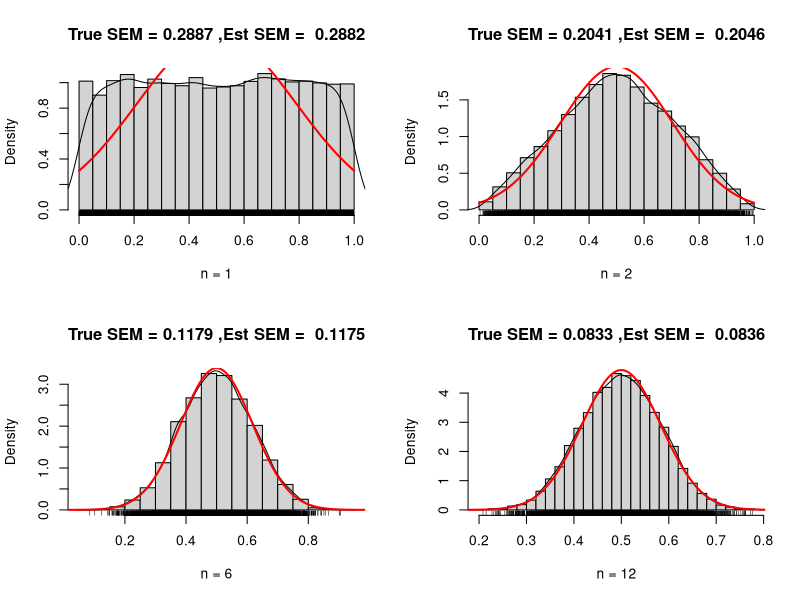
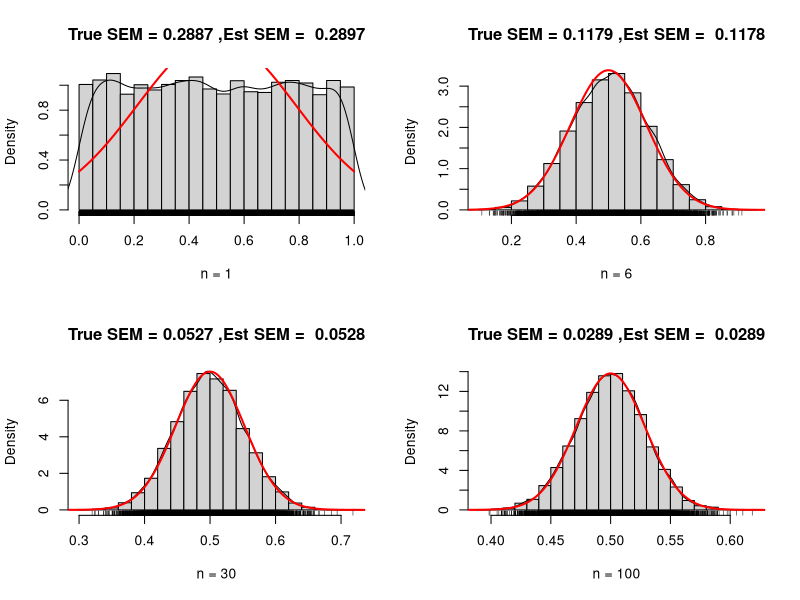
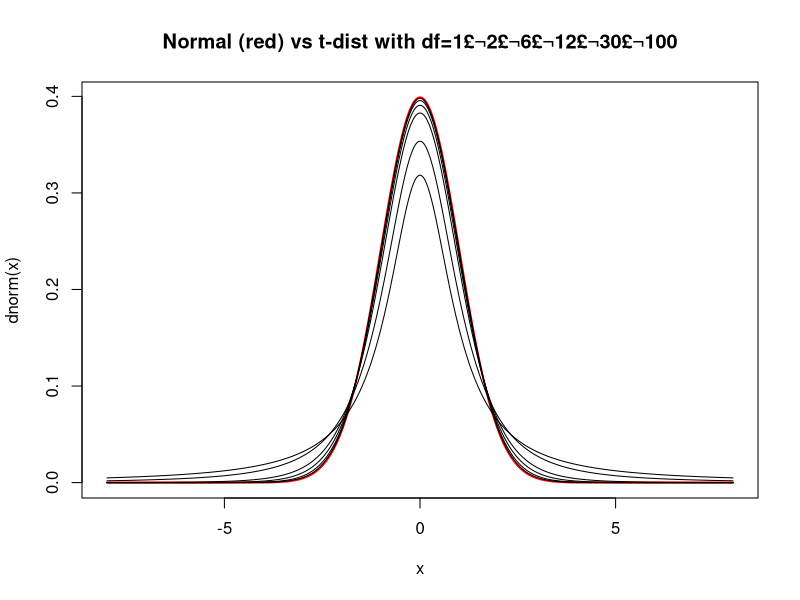
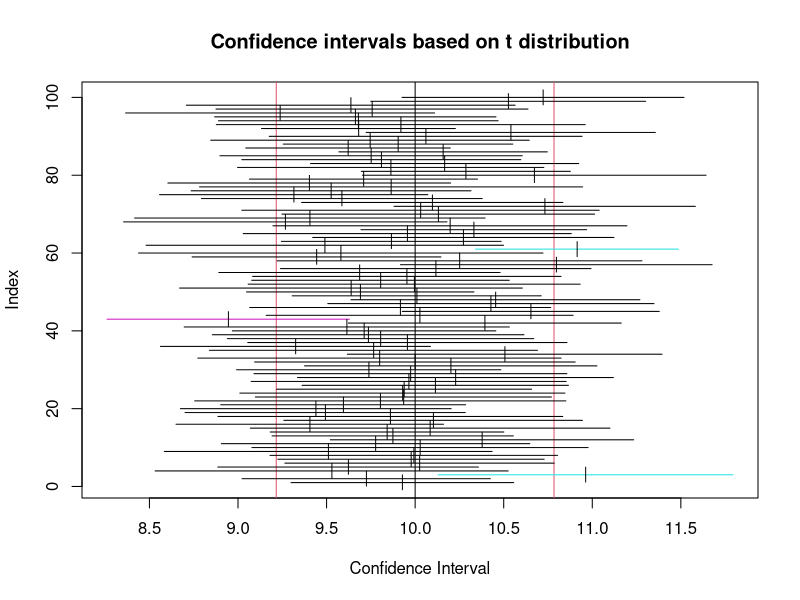
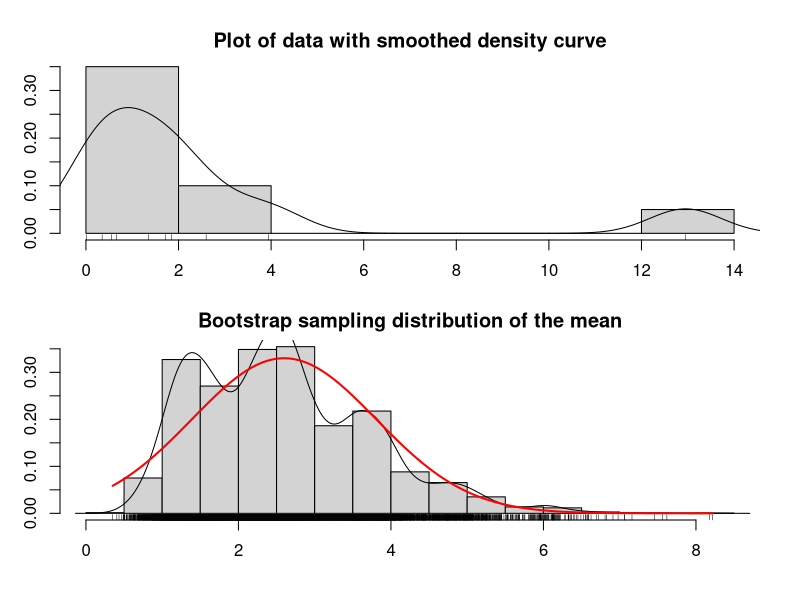
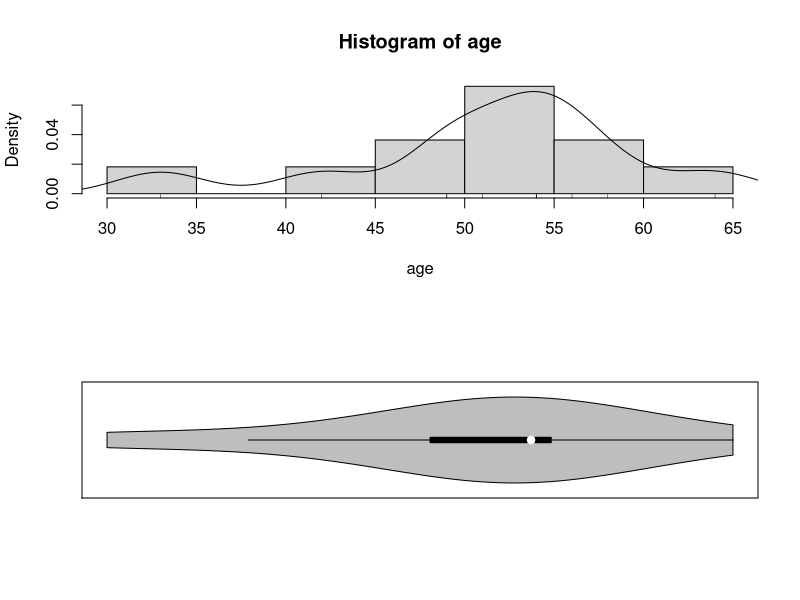
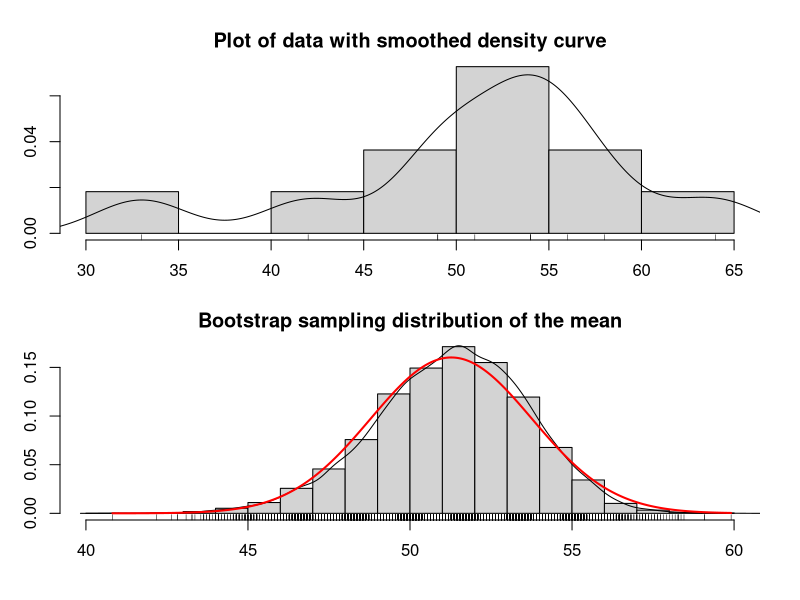
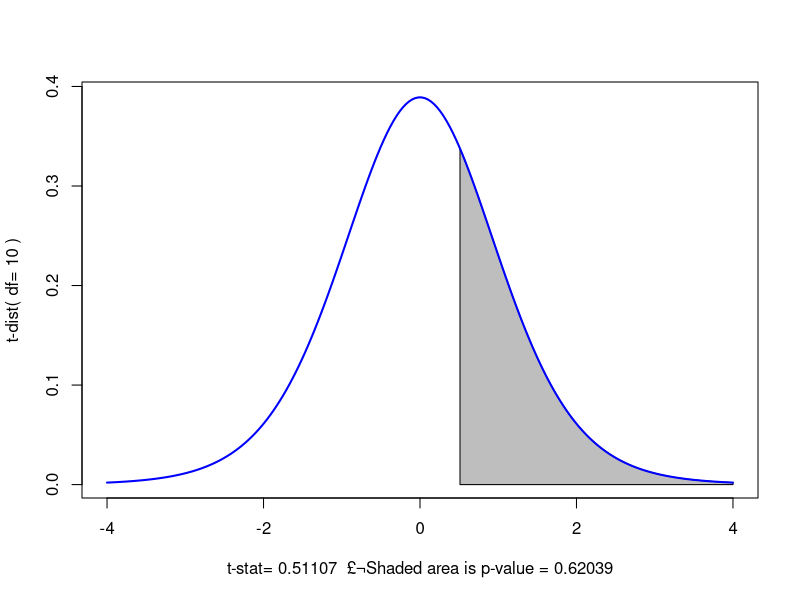

Recreate these plots in R, in order.
demo.clt.unif <- function(N, n)
{sam <- matrix(runif(N*n,0,1), ncol=N) ;
sam.mean <- colMeans(sam)
sam.se <- sd(sam.mean)
true.se <- sqrt((1/12)/n)
hist(sam.mean,freq = FALSE,breaks = 25, main = paste( "True SEM =", round(true.se,4), ",Est SEM = ", round(sam.se,4)), xlab = paste( "n =", n))
points(density(sam.mean), type = "l")
x<- seq(0,1,length = 1000)
points(x, dnorm(x,mean = 0.5,sd = true.se),type = "l", lwd = 2,col = "red")
rug(sam.mean)
}

par(mfrow=c(2,2));
demo.clt.unif(10000,  1);
demo.clt.unif(10000,  2);
demo.clt.unif(10000,  6);
demo.clt.unif(10000, 12);

demo.clt.exp <- function(N, n) {
  sam <- matrix(rexp (N*n,1) , ncol=N) ;
  sam.mean <- colMeans(sam)
  sam.se <- sd(sam.mean)
  true.se <- sqrt(1/n)
  hist(sam.mean,freq = FALSE,breaks = 25, main = paste( "True SEM =", round(true.se,4),"£¬Est SEM = ", round( sam.s,4)), xlab = paste( "n =", n))
  points(density(sam.mean), type = "1")
  x<- seq(o,1,length = 1000)
  points(x,dnorm(x,mean = 0.5,sd = true.se),type = "l", lwd = 2,col = "red")
  rug(sam.mean)
}
par(mfrow=c(2,2));
demo.clt.unif(10000, 1);
demo.clt.unif(10000, 6);
demo.clt.unif(10000, 30);
demo.clt.unif(10000, 100);


x<- seq(-8,8, length = 1000)
par(mfrow=c(1,1))
plot(x, dnorm(x), type = "l",lwd = 2, col = "red", main = "Normal (red) vs t-dist with df=1£¬2£¬6£¬12£¬30£¬100")
points(x, dt(x,1), type = "l")
points(x, dt (x,2), type = "l")
points(x, dt(x,6), type = "l")
points(x, dt(x,12), type = "l")
points(x, dt(x,30), type = "l")
points(x, dt(x, 100), type = "l")

library(TeachingDemos)
ci.examp(mean.sim = 10, sd = 2, n = 25, reps = 100,conf.level= 0.95,method = "t")

bs.one.samp.dist <- function(dat, N = 1e4){
n <- length(dat) ;
sam <- matrix(sample(dat,size = N * n, replace = TRUE), ncol=N);
sam.mean <- colMeans(sam) ;
old.par <- par(no.readonly =TRUE)
par(mfrow=c(2,1), mar=c(3,2,2,1), oma=c(1,1,1,1))
hist(dat,freq = FALSE, breaks = 6,main = "Plot of data with smoothed density curve")
points(density(dat), type = "l")
rug(dat)
hist(sam.mean,freq = FALSE,breaks = 25, main = "Bootstrap sampling distribution of the mean", xlab = paste( "Data: n =", n, " , mean =", signif(mean(dat) , digits = 5), " , se =", signif(sd(dat)/sqrt(n)), digits = 5))
points(density(sam.mean), type = "l")
x <- seq(min(sam.mean) , max(sam.mean), length = 1000)
points(x, dnorm(x,mean = mean(dat), sd = sd(dat)/sqrt(n)), type = "l",lwd = 2, col = "red")
rug(sam.mean)
par(old.par)
}
x <- rgamma(10,shape = .5, scale = 20)
bs.one.samp.dist(x)

age <- c(54,42,51,54,49,56,33,58,54,64,49)
par(mfrow=c(2,1))
hist(age,freq = FALSE,breaks = 6)
points(density(age), type = "l")
rug(age)
library(vioplot)
vioplot(age,horizontal=TRUE, col="gray" )

stem(age,scale=2)
qt(1-0.05/2,df=length(age)-1)
?t.test
t.summary<-t.test(age,mu=50)
t.summary
summary(age)

bs.one.samp.dist(age)


t.dist.pval<-function(t.summary) {
par(mfrow=c(1,1))
lim.extreme <- max(4,abs(t.summary$statistic) + 0.5)
lim.lower <- -lim.extreme;
lim.upper <-lim.extreme;
x.curve <-seq(lim.lower,lim.upper,length=200)
y.curve <-dt(x.curve,df = t.summary$parameter)
plot(x.curve, y.curve, type = "n"
     , ylab =paste("t-dist( df=", signif(t.summary$parameter, 3), ")")
     , xlab =paste("t-stat=", signif(t.summary$statistic, 5)
    , " £¬Shaded area is p-value =", signif(t.summary$p.value, 5)))
if ((t.summary$alternative == "less" )
| (t.summary$alternative == "two.sided ")) {
x.pval.l <- seq(lim.lower,-abs(t.summary$statistic),length=200)
y.pval.l <-dt(x.pval.l,df = t.summary$parameter)
polygon(c(lim.lower,x.pval.l, -abs(t.summary$statistic))
, c(0,y.pval.l,0), col="gray" )
}
if ((t.summary$alternative == "greater")
|(t.summary$alternative == "two.sided")) {
x.pval.u <- seq(abs(t.summary$statistic), lim.upper, length=200)
y.pval.u <- dt(x.pval.u, df = t.summary$parameter)
polygon(c(abs(t.summary$statistic), x.pval.u, lim.upper)
, c(0, y.pval.u, 0), col="gray")
}
points(x.curve, y.curve, type = "l", lwd = 2, col = "blue")
}
t.dist.pval(t.summary)

names(t.summary)
t.summary$statistic
t.summary$parameter
t.summary$p.vaule
t.summary$conf.int
t.summary$estimate
t.summary$null.value
t.summary$alternative
t.summary$method
t.summary$data.name


toco <- c(5.6,2.7,6.2,2.9,1.5,4.0,4.3,3.0,3.6,2.4,6.7,3.8)
par(mfrow=c(2,1))
hist(toco, freq = FALSE, breaks = 6)
points(density(toco), type = "l")
rug(toco)
vioplot(toco, horizontal=TRUE, col="gray" )
stem(toco,scale=2)
qt(1-0.05/2,df=length(toco)-1)
t.summary<-t.test(toco,mu=0.54)
t.summary
summary(toco)
t.dist.pval(t.summary)
bs.one.samp.dist(toco)
